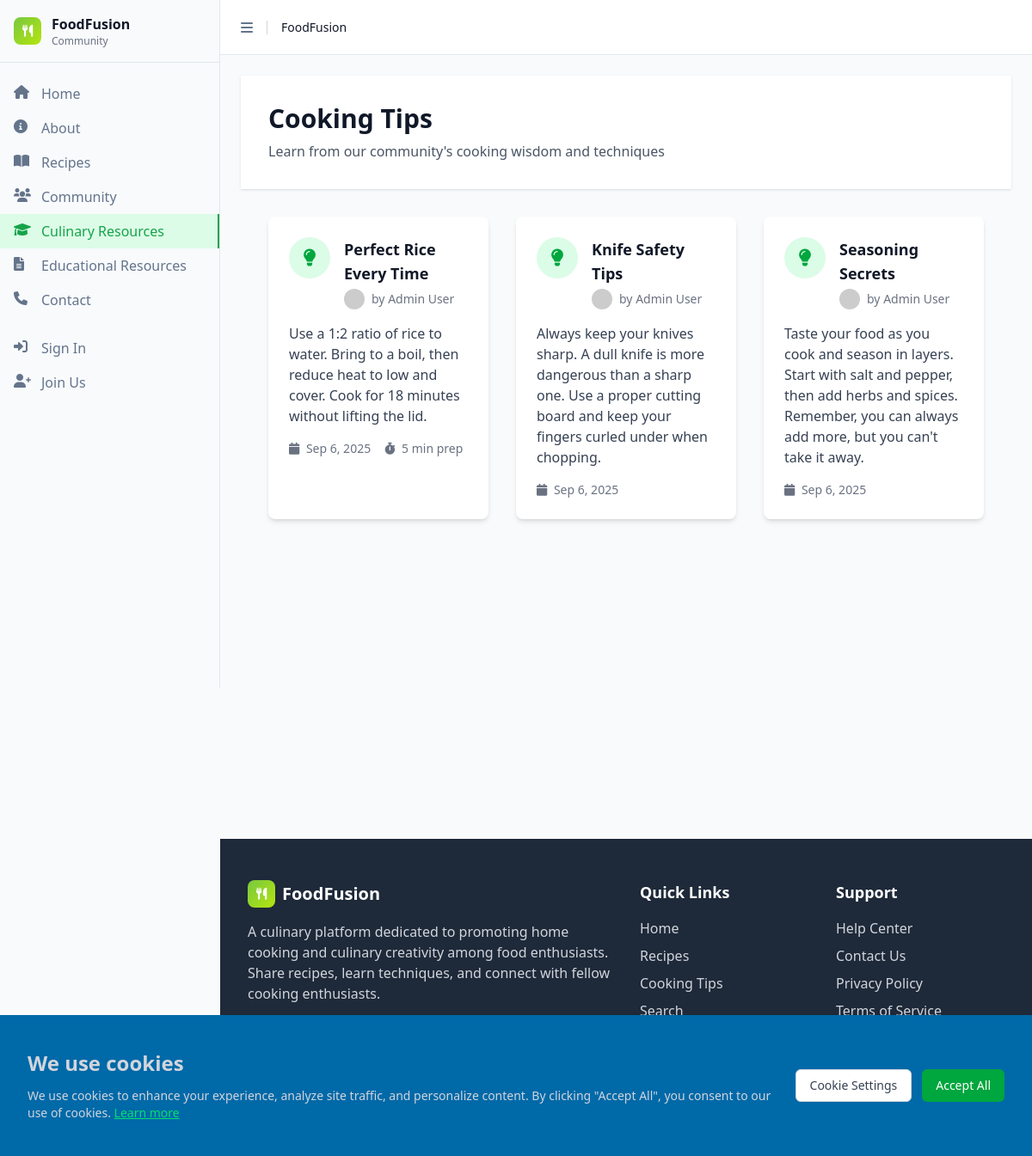
The app's page /index.php?page=cooking-tips with its own data.
### tables this page shows
CREATE TABLE IF NOT EXISTS cooking_tips (
    id INT AUTO_INCREMENT PRIMARY KEY,
    title VARCHAR(255) NOT NULL,
    content TEXT NOT NULL,
    user_id INT NOT NULL,
    prep_time INT,
    created_at TIMESTAMP DEFAULT CURRENT_TIMESTAMP,
    updated_at TIMESTAMP DEFAULT CURRENT_TIMESTAMP ON UPDATE CURRENT_TIMESTAMP,
    FOREIGN KEY (user_id) REFERENCES users(id) ON DELETE CASCADE,
    INDEX idx_user_tips (user_id),
    INDEX idx_tip_created (created_at)
);

CREATE TABLE IF NOT EXISTS users (
    id INT AUTO_INCREMENT PRIMARY KEY,
    firstName VARCHAR(50) NOT NULL,
    lastName VARCHAR(50) NOT NULL,
    email VARCHAR(100) NOT NULL UNIQUE,
    password VARCHAR(255) NOT NULL,
    bio TEXT,
    location VARCHAR(100),
    website VARCHAR(255),
    profile_image VARCHAR(500),
    created_at TIMESTAMP DEFAULT CURRENT_TIMESTAMP,
    updated_at TIMESTAMP DEFAULT CURRENT_TIMESTAMP ON UPDATE CURRENT_TIMESTAMP,
    INDEX idx_email (email),
    INDEX idx_name (firstName, lastName)
);

### includes/functions.php (called while the page is built, shortened)
<?php
function formatDate($date) {
    return date('M j, Y', strtotime($date));
}
?>

### pages/cooking-tips.php (the view, shortened to what this page needs)
<?php
include 'includes/header.php';
$tips = [];
try {
    global $db;
    $stmt = $db->prepare("SELECT ct.*, u.firstName, u.lastName, u.profile_image
                          FROM cooking_tips ct
                          JOIN users u ON ct.user_id = u.id
                          ORDER BY ct.created_at DESC");
    $stmt->execute();
    $tips = $stmt->fetchAll();
} catch (Exception $e) {
}
?>
<div class="min-h-screen bg-gray-50">
    <div class="bg-white shadow-sm">
        <div class="max-w-7xl mx-auto px-4 sm:px-6 lg:px-8 py-8">
            <div class="flex flex-col md:flex-row md:items-center md:justify-between">
                <div>
                    <h1 class="text-3xl font-bold text-gray-900">Cooking Tips</h1>
                    <p class="mt-2 text-gray-600">Learn from our community's cooking wisdom and techniques</p>
                </div>
            </div>
        </div>
    </div>
    <div class="max-w-7xl mx-auto px-4 sm:px-6 lg:px-8 py-8">
        <?php if (empty($tips)): ?>
        <div class="text-center py-12">
            <i class="fas fa-lightbulb text-6xl text-gray-300 mb-4"></i>
            <h3 class="text-xl font-semibold text-gray-900 mb-2">No cooking tips yet</h3>
            <p class="text-gray-600">Be the first to share a cooking tip with our community!</p>
        </div>
        <?php else: ?>
        <div class="grid grid-cols-1 md:grid-cols-2 lg:grid-cols-3 gap-8">
            <?php foreach ($tips as $tip): ?>
            <div class="bg-white rounded-lg shadow-md p-6 hover:shadow-lg transition-shadow">
                <div class="flex items-start mb-4">
                    <div class="w-12 h-12 bg-green-100 rounded-full flex items-center justify-center mr-4 flex-shrink-0">
                        <i class="fas fa-lightbulb text-green-600 text-xl"></i>
                    </div>
                    <div class="flex-1">
                        <h3 class="text-lg font-semibold text-gray-900 mb-1">
                            <?php echo htmlspecialchars($tip['title']); ?>
                        </h3>
                        <div class="flex items-center text-sm text-gray-500">
                            <img src="<?php echo $tip['profile_image'] ? 'uploads/' . $tip['profile_image'] : 'https://via.placeholder.com/24x24/78C841/FFFFFF?text=' . substr($tip['firstName'], 0, 1); ?>"
                                 alt="Profile" class="w-6 h-6 rounded-full mr-2">
                            <span>by <?php echo htmlspecialchars($tip['firstName'] . ' ' . $tip['lastName']); ?></span>
                        </div>
                    </div>
                </div>
                <p class="text-gray-700 mb-4">
                    <?php echo nl2br(htmlspecialchars($tip['content'])); ?>
                </p>
                <div class="flex items-center justify-between text-sm text-gray-500">
                    <div class="flex items-center space-x-4">
                        <span>
                            <i class="fas fa-calendar mr-1"></i>
                            <?php echo formatDate($tip['created_at']); ?>
                        </span>
                        <?php if ($tip['prep_time']): ?>
                        <span>
                            <i class="fas fa-stopwatch mr-1"></i>
                            <?php echo $tip['prep_time']; ?> min prep
                        </span>
                        <?php endif; ?>
                    </div>
                </div>
            </div>
            <?php endforeach; ?>
        </div>
        <?php endif; ?>
    </div>
</div>
<?php include 'includes/footer.php'; ?>

### index.php (shortened to what this page needs)
<?php
require_once 'includes/functions.php';
$page = $_GET['page'] ?? 'home';
$isLoggedIn = isset($_SESSION['user_id']);
switch ($page) {
    case 'cooking-tips':
        include 'pages/cooking-tips.php';
        break;
}
?>

### includes/header.php (shortened to what this page needs)
<!DOCTYPE html>
<html lang="en">
<head>
    <link href="src/output.css" rel="stylesheet">
    <link href="https://cdnjs.cloudflare.com/ajax/libs/font-awesome/6.0.0/css/all.min.css" rel="stylesheet">
</head>
<body class="bg-gray-50 min-h-screen">
    <aside id="sidebar" class="sidebar">
        <div class="sidebar-content">
            <div class="sidebar-header">
                <div class="flex items-center">
                    <div class="w-8 h-8 gradient-bg rounded-lg flex items-center justify-center mr-3">
                        <i class="fas fa-utensils text-white text-sm"></i>
                    </div>
                    <div class="flex-1">
                        <div class="font-semibold text-gray-900">FoodFusion</div>
                        <div class="text-xs text-gray-500">Community</div>
                    </div>
                </div>
            </div>
            <div class="sidebar-main">
                <div class="sidebar-group">
                    <ul class="sidebar-menu">
                        <li class="sidebar-menu-item">
                            <a href="index.php" class="sidebar-menu-button <?php echo ($page == 'home') ? 'active' : ''; ?>">
                                <i class="fas fa-home"></i>
                                <span>Home</span>
                            </a>
                        </li>
                        <li class="sidebar-menu-item">
                            <a href="index.php?page=about" class="sidebar-menu-button <?php echo ($page == 'about') ? 'active' : ''; ?>">
                                <i class="fas fa-info-circle"></i>
                                <span>About</span>
                            </a>
                        </li>
                        <li class="sidebar-menu-item">
                            <a href="index.php?page=recipes" class="sidebar-menu-button <?php echo ($page == 'recipes') ? 'active' : ''; ?>">
                                <i class="fas fa-book-open"></i>
                                <span>Recipes</span>
                            </a>
                        </li>
                        <li class="sidebar-menu-item">
                            <a href="index.php?page=community" class="sidebar-menu-button <?php echo ($page == 'community') ? 'active' : ''; ?>">
                                <i class="fas fa-users"></i>
                                <span>Community</span>
                            </a>
                        </li>
                        <li class="sidebar-menu-item">
                            <a href="index.php?page=cooking-tips" class="sidebar-menu-button <?php echo ($page == 'cooking-tips') ? 'active' : ''; ?>">
                                <i class="fas fa-graduation-cap"></i>
                                <span>Culinary Resources</span>
                            </a>
                        </li>
                        <li class="sidebar-menu-item">
                            <a href="index.php?page=resources" class="sidebar-menu-button <?php echo ($page == 'resources') ? 'active' : ''; ?>">
                                <i class="fas fa-file-text"></i>
                                <span>Educational Resources</span>
                            </a>
                        </li>
                        <li class="sidebar-menu-item">
                            <a href="index.php?page=contact" class="sidebar-menu-button <?php echo ($page == 'contact') ? 'active' : ''; ?>">
                                <i class="fas fa-phone"></i>
                                <span>Contact</span>
                            </a>
                        </li>
                    </ul>
                </div>
                <?php if (!$isLoggedIn): ?>
                <div class="sidebar-group">
                    <ul class="sidebar-menu">
                        <li class="sidebar-menu-item">
                            <button onclick="showLoginModal()" class="sidebar-menu-button w-full text-left">
                                <i class="fas fa-sign-in-alt"></i>
                                <span>Sign In</span>
                            </button>
                        </li>
                        <li class="sidebar-menu-item">
                            <button onclick="showSignupModal()" class="sidebar-menu-button w-full text-left">
                                <i class="fas fa-user-plus"></i>
                                <span>Join Us</span>
                            </button>
                        </li>
                    </ul>
                </div>
                <?php endif; ?>
            </div>
        </div>
    </aside>
    <?php include 'includes/cookie-banner.php'; ?>
    <div id="main-content" class="main-content">
        <header class="main-header">
            <div class="flex items-center gap-2">
                <button class="sidebar-trigger" onclick="toggleSidebar()">
                    <i class="fas fa-bars"></i>
                </button>
                <div class="text-sm font-medium text-gray-900">FoodFusion</div>
            </div>
        </header>
        <main class="flex-1 p-6">

### includes/cookie-banner.php (shortened to what this page needs)
<div id="cookieBanner" class="fixed bottom-0 left-0 right-0 bg-sky-700 shadow-lg z-100 hidden">
    <div class="max-w-7xl mx-auto px-4 sm:px-6 lg:px-8 py-10">
        <div class="flex flex-col sm:flex-row items-start sm:items-center justify-between gap-4">
            <div class="flex-1">
                <h3 class="text-2xl font-semibold text-gray-300 mb-3">We use cookies</h3>
                <p class="text-sm text-gray-300">
                    We use cookies to enhance your experience, analyze site traffic, and personalize content.
                    By clicking "Accept All", you consent to our use of cookies.
                    <a href="index.php?page=privacy" class="text-green-400 hover:text-green-500 underline">Learn more</a>
                </p>
            </div>
            <div class="flex flex-col sm:flex-row gap-3">
                <button onclick="showCookieSettings()"
                        class="px-4 py-2 text-sm font-medium text-gray-700 bg-white border border-gray-300 rounded-md hover:bg-gray-50 focus:outline-none focus:ring-2 focus:ring-green-500">
                    Cookie Settings
                </button>
                <button onclick="acceptAllCookies()"
                        class="px-4 py-2 text-sm font-medium text-white bg-green-600 rounded-md hover:bg-green-700 focus:outline-none focus:ring-2 focus:ring-green-500">
                    Accept All
                </button>
            </div>
        </div>
    </div>
</div>

### includes/footer.php (shortened to what this page needs)
        </main>
        <footer class="bg-gray-800 text-white mt-16">
            <div class="max-w-7xl mx-auto px-4 sm:px-6 lg:px-8 py-12">
                <div class="grid grid-cols-1 md:grid-cols-4 gap-8">
                    <div class="col-span-1 md:col-span-2">
                        <div class="flex items-center space-x-2 mb-4">
                            <div class="w-8 h-8 gradient-bg rounded-lg flex items-center justify-center">
                                <i class="fas fa-utensils text-white text-sm"></i>
                            </div>
                            <span class="text-xl font-bold">FoodFusion</span>
                        </div>
                        <p class="text-gray-300 mb-4 max-w-md">
                            A culinary platform dedicated to promoting home cooking and culinary
                            creativity among food enthusiasts. Share recipes, learn techniques,
                            and connect with fellow cooking enthusiasts.
                        </p>
                        <div class="flex space-x-4">
                            <a href="#" class="text-gray-400 hover:text-white">
                            </a>
                            <a href="#" class="text-gray-400 hover:text-white">
                            </a>
                            <a href="#" class="text-gray-400 hover:text-white">
                            </a>
                            <a href="#" class="text-gray-400 hover:text-white">
                            </a>
                        </div>
                    </div>
                    <div>
                        <h3 class="text-lg font-semibold mb-4">Quick Links</h3>
                        <ul class="space-y-2">
                            <li><a href="index.php" class="text-gray-300 hover:text-white">Home</a></li>
                            <li><a href="index.php?page=recipes" class="text-gray-300 hover:text-white">Recipes</a></li>
                            <li><a href="index.php?page=cooking-tips" class="text-gray-300 hover:text-white">Cooking Tips</a></li>
                            <li><a href="index.php?page=search" class="text-gray-300 hover:text-white">Search</a></li>
                        </ul>
                    </div>
                    <div>
                        <h3 class="text-lg font-semibold mb-4">Support</h3>
                        <ul class="space-y-2">
                            <li><a href="#" class="text-gray-300 hover:text-white">Help Center</a></li>
                            <li><a href="#" class="text-gray-300 hover:text-white">Contact Us</a></li>
                            <li><a href="#" class="text-gray-300 hover:text-white">Privacy Policy</a></li>
                            <li><a href="#" class="text-gray-300 hover:text-white">Terms of Service</a></li>
                        </ul>
                    </div>
                </div>
                <div class="border-t border-gray-700 mt-8 pt-8 text-center">
                    <p class="text-gray-400">&copy; 2024 FoodFusion. All rights reserved.</p>
                </div>
            </div>
        </footer>
    </div>
</body>
</html>

### includes/header.php (style rules this page uses)
.gradient-bg { background: linear-gradient(135deg, #78C841 0%, #B4E50D 100%); }
.sidebar { position: fixed; top: 0; left: 0; height: 100vh; width: 16rem; background: #f8fafc; border-right: 1px solid #e2e8f0; transition: transform 0.3s ease; z-index: 50; }
.sidebar-content { height: 100%; display: flex; flex-direction: column; }
.sidebar-header { padding: 1rem; border-bottom: 1px solid #e2e8f0; }
.sidebar-main { flex: 1; padding: 1rem 0; overflow-y: auto; }
.sidebar-group { margin-bottom: 1rem; }
.sidebar-menu { list-style: none; padding: 0; margin: 0; }
.sidebar-menu-item { margin: 0; }
.sidebar-menu-button { display: flex; align-items: center; width: 100%; padding: 0.5rem 1rem; text-decoration: none; color: #64748b; border: none; background: none; cursor: pointer; transition: all 0.2s; text-align: left; }
.sidebar-menu-button.active { background: #dcfce7; color: #16a34a; border-right: 2px solid #16a34a; }
.sidebar-menu-button i { width: 1.25rem; height: 1.25rem; margin-right: 0.75rem; flex-shrink: 0; }
.main-content { margin-left: 16rem; min-height: 100vh; transition: margin-left 0.3s ease; }
.main-header { height: 4rem; background: white; border-bottom: 1px solid #e2e8f0; display: flex; align-items: center; padding: 0 1rem; }
.sidebar-trigger { background: none; border: none; padding: 0.5rem; cursor: pointer; color: #64748b; border-radius: 0.375rem; }

### records on screen
cooking_tips: title "Perfect Rice Every Time", user.lastName "Admin User", content "Use a 1:2 ratio of rice to water. Bring to a boil, then reduce heat to low and cover. Cook for 18 minutes without lifting the lid.", created_at "Sep 6, 2025", prep_time "5"
cooking_tips: title "Knife Safety Tips", user.lastName "Admin User", content "Always keep your knives sharp. A dull knife is more dangerous than a sharp one. Use a proper cutting board and keep your fingers curled under when chopping.", created_at "Sep 6, 2025"
cooking_tips: title "Seasoning Secrets", user.lastName "Admin User", content "Taste your food as you cook and season in layers. Start with salt and pepper, then add herbs and spices. Remember, you can always add more, but you can't take it away.", created_at "Sep 6, 2025"
